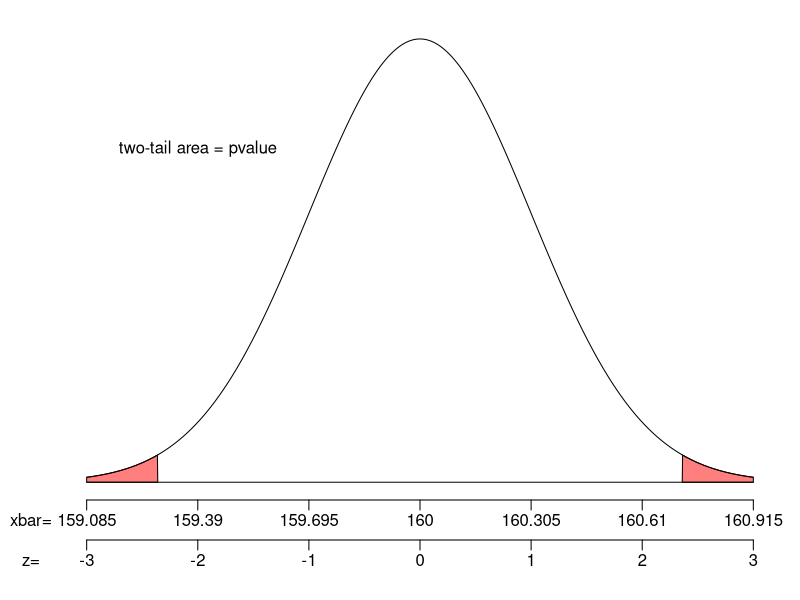

Generate this figure with R:
## ---- chunk 1
## DATA GENERATION
options(scipen=999)
alphas = c(0.1,0.05,0.025,0.02,0.01)
alpha = sample(alphas,1)
ell = alpha/2
zstar = abs(qnorm(ell))
mu = sample(50+(0:20)*10, 1)
sig = sample(2:round(mu/3,0), 1)
n = sample(80:300, 1)
se = round(sig/sqrt(n), 3)
while(T){
  z = round(runif(1,zstar-0.3,zstar+0.3),2)
  if(abs(z-zstar)>0.02){break}
  }
xbar = round(mu+z*se,2)
z = round((xbar-mu)/se,2)
pvalue = 2*round(pnorm(-abs(z)),4)
if(pvalue < alpha){
  w = "Yes, we reject the null hypothesis."
  sym = "<"
} else {
  w = "No, we do not reject the null hypothesis."
  sym = ">"
}
## ---- chunk 2
par(mar=c(5,3,1,1))
zs = seq(-3,3,length=1000)
ys = dnorm(zs)
plot(zs, ys, 'l',xlim = c(-3,3), ylim = c(0,0.4),
     ann=FALSE,xaxt="n",yaxt="n",
     lwd=1,bty='n')
axis(side=1, line=0, at=-3:3, labels = FALSE)
mtext(mu+(-3:3)*se,side=1,line=0.5,at=-3:3)
mtext(c("xbar="),line=0.5,side=1,at=-3.5)
axis(side=1, line=2,at=-3:3, labels = FALSE)
mtext(-3:3,side=1,line=2.5,at=-3:3)
mtext(c("z="),line=2.5,side=1,at=-3.5)
polygon(c(zs[zs<=-abs(z)], -abs(z), -3),c(ys[zs<=-abs(z)], 0, 0), col=rgb(1,0,0,0.5))
polygon(c(zs[zs>=abs(z)], 3, abs(z)),c(ys[zs>=abs(z)], 0, 0), col=rgb(1,0,0,0.5))
lines(c(-3,3),c(0,0),'l')
text(-2,0.3,label="two-tail area = pvalue")
